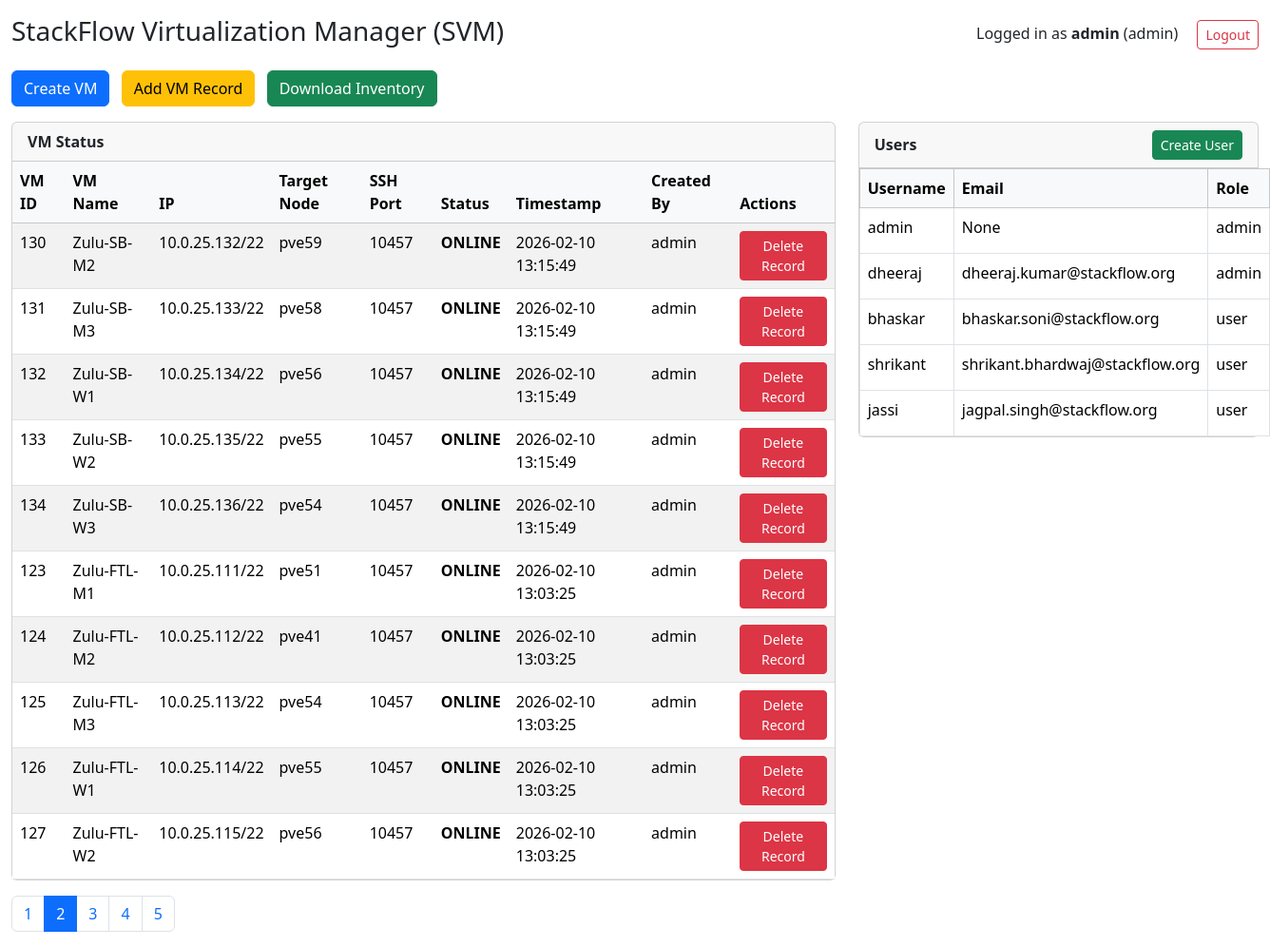
Page /dashboard?page=2&per_page=10 (signed in) on the committed database.
### tables this page shows
CREATE TABLE vm_status (
        vmid TEXT PRIMARY KEY,
        vmname TEXT,
        ipaddr TEXT,
        target_node TEXT,
        ssh_port INTEGER,
        ssh_status TEXT,
        timestamp INTEGER,
        created_by TEXT
    , port_status TEXT, ports TEXT, disksize INTEGER DEFAULT 20, master_ip TEXT, cluster_name TEXT, extra_vars TEXT);

CREATE TABLE users (
            id INTEGER PRIMARY KEY AUTOINCREMENT,
            username TEXT UNIQUE NOT NULL,
            password TEXT NOT NULL
        , role TEXT DEFAULT 'user', email TEXT);

### app.py (the view)
@app.route("/dashboard")
@login_required
def dashboard():
    page = int(request.args.get("page", 1))
    per_page = int(request.args.get("per_page", 10))
    offset = (page-1)*per_page
    conn = sqlite3.connect(DB_PATH)
    c = conn.cursor()
    c.execute("SELECT COUNT(*) FROM vm_status")
    total_vms = c.fetchone()[0]
    c.execute(f"""
        SELECT vmid, vmname, ipaddr, target_node,
               ssh_port, ssh_status, timestamp, created_by
        FROM vm_status
        ORDER BY timestamp DESC
        LIMIT {per_page} OFFSET {offset}
    """)
    rows = c.fetchall()
    users = []
    if session["role"] == "admin":
        c.execute("SELECT username, email, role FROM users")
        users = c.fetchall()
    conn.close()
    vms = []
    for r in rows:
        vms.append({
            "vmid": r[0],
            "vmname": r[1],
            "ipaddr": r[2],
            "target_node": r[3],
            "ssh_port": r[4],
            "ssh_status": r[5],
            "timestamp": time.strftime("%Y-%m-%d %H:%M:%S", time.localtime(r[6])),
            "created_by": r[7]
        })
    total_pages = (total_vms + per_page - 1) // per_page
    return render_template(
        "dashboard.html",
        vms=vms,
        users=users,
        role=session["role"],
        username=session["username"],
        page=page,
        per_page=per_page,
        total_pages=total_pages
    )

### app.py (called while the page is built)
def login_required(f):
    @wraps(f)
    def wrap(*args, **kwargs):
        if "username" not in session:
            return redirect(url_for("login"))
        return f(*args, **kwargs)
    return wrap

### templates/dashboard.html (shortened to what this page needs)
<!DOCTYPE html>
<html lang="en">
<head>
<link href="https://cdn.jsdelivr.net/npm/bootstrap@5.3.3/dist/css/bootstrap.min.css" rel="stylesheet">
</head>
<body>
<div class="container-fluid mt-3">
<div class="d-flex justify-content-between align-items-center mb-3">
    <h3>StackFlow Virtualization Manager (SVM)</h3>
    <div>
        <span class="me-3">
            Logged in as <strong>{{ username }}</strong> ({{ role }})
        </span>
        <a href="{{ url_for('logout') }}" class="btn btn-outline-danger btn-sm">Logout</a>
    </div>
</div>
<div class="mb-3">
    <a href="{{ url_for('vm_form') }}" class="btn btn-primary">Create VM</a>
    {% if role == 'admin' %}
    <button class="btn btn-warning ms-2" data-bs-toggle="modal" data-bs-target="#addVmModal">
        Add VM Record
    </button>
    {% endif %}
    <a href="{{ url_for('download_inventory') }}" class="btn btn-success ms-2">
        Download Inventory
    </a>
</div>
<div class="row">
<div class="col-md-8">
    <div class="card mb-3">
        <div class="card-header">VM Status</div>
        <div class="card-body p-0">
            <table class="table table-striped table-hover mb-0">
                <thead class="table-light">
                    <tr>
                        <th>VM ID</th>
                        <th>VM Name</th>
                        <th>IP</th>
                        <th>Target Node</th>
                        <th>SSH Port</th>
                        <th>Status</th>
                        <th>Timestamp</th>
                        <th>Created By</th>
                        {% if role == 'admin' %}
                        <th>Actions</th>
                        {% endif %}
                    </tr>
                </thead>
                <tbody>
                {% for vm in vms %}
                    <tr>
                        <td>{{ vm.vmid }}</td>
                        <td>{{ vm.vmname }}</td>
                        <td>{{ vm.ipaddr }}</td>
                        <td>{{ vm.target_node }}</td>
                        <td>{{ vm.ssh_port }}</td>
                        <td class="status-{{ vm.ssh_status }}">{{ vm.ssh_status }}</td>
                        <td>{{ vm.timestamp }}</td>
                        <td>{{ vm.created_by }}</td>
                        {% if role == 'admin' %}
                        <td>
                            <a href="{{ url_for('delete_vm', vmid=vm.vmid) }}"
                               class="btn btn-sm btn-danger"
                               onclick="return confirm('Delete VM {{ vm.vmid }}?')">
                               Delete Record
                            </a>
                        </td>
                        {% endif %}
                    </tr>
                {% endfor %}
                </tbody>
            </table>
        </div>
    </div>
    <nav>
      <ul class="pagination">
        {% for p in range(1, total_pages + 1) %}
        <li class="page-item {% if p == page %}active{% endif %}">
            <a class="page-link"
               href="{{ url_for('dashboard', page=p, per_page=per_page) }}">
               {{ p }}
            </a>
        </li>
        {% endfor %}
      </ul>
    </nav>
</div>
{% if role == 'admin' %}
<div class="col-md-4">
    <div class="card mb-3">
        <div class="card-header d-flex justify-content-between align-items-center">
            Users
            <a href="{{ url_for('create_user') }}" class="btn btn-success btn-sm">
                Create User
            </a>
        </div>
        <div class="card-body p-0">
            <table class="table table-bordered table-hover mb-0">
                <thead class="table-light">
                    <tr>
                        <th>Username</th>
                        <th>Email</th>
                        <th>Role</th>
                    </tr>
                </thead>
                <tbody>
                {% for user in users %}
                    <tr>
                        <td>{{ user[0] }}</td>
                        <td>{{ user[1] }}</td>
                        <td>{{ user[2] }}</td>
                    </tr>
                {% endfor %}
                </tbody>
            </table>
        </div>
    </div>
</div>
{% endif %}
</div>
</div>
</body>
</html>

### templates/dashboard.html (style rules this page uses)
.status-ONLINE { color: green; font-weight: bold; }
.card-header { font-weight: bold; }

### rows in the picture
vm_status: vmid "130", vmname "Zulu-SB-M2", ipaddr "10.0.25.132/22", target_node "pve59", ssh_port "10457", ssh_status "ONLINE", timestamp "2026-02-10 13:15:49", created_by "admin"
vm_status: vmid "131", vmname "Zulu-SB-M3", ipaddr "10.0.25.133/22", target_node "pve58", ssh_port "10457", ssh_status "ONLINE", timestamp "2026-02-10 13:15:49", created_by "admin"
vm_status: vmid "132", vmname "Zulu-SB-W1", ipaddr "10.0.25.134/22", target_node "pve56", ssh_port "10457", ssh_status "ONLINE", timestamp "2026-02-10 13:15:49", created_by "admin"
vm_status: vmid "133", vmname "Zulu-SB-W2", ipaddr "10.0.25.135/22", target_node "pve55", ssh_port "10457", ssh_status "ONLINE", timestamp "2026-02-10 13:15:49", created_by "admin"
vm_status: vmid "134", vmname "Zulu-SB-W3", ipaddr "10.0.25.136/22", target_node "pve54", ssh_port "10457", ssh_status "ONLINE", timestamp "2026-02-10 13:15:49", created_by "admin"
vm_status: vmid "123", vmname "Zulu-FTL-M1", ipaddr "10.0.25.111/22", target_node "pve51", ssh_port "10457", ssh_status "ONLINE", timestamp "2026-02-10 13:03:25", created_by "admin"
vm_status: vmid "124", vmname "Zulu-FTL-M2", ipaddr "10.0.25.112/22", target_node "pve41", ssh_port "10457", ssh_status "ONLINE", timestamp "2026-02-10 13:03:25", created_by "admin"
vm_status: vmid "125", vmname "Zulu-FTL-M3", ipaddr "10.0.25.113/22", target_node "pve54", ssh_port "10457", ssh_status "ONLINE", timestamp "2026-02-10 13:03:25", created_by "admin"
vm_status: vmid "126", vmname "Zulu-FTL-W1", ipaddr "10.0.25.114/22", target_node "pve55", ssh_port "10457", ssh_status "ONLINE", timestamp "2026-02-10 13:03:25", created_by "admin"
vm_status: vmid "127", vmname "Zulu-FTL-W2", ipaddr "10.0.25.115/22", target_node "pve56", ssh_port "10457", ssh_status "ONLINE", timestamp "2026-02-10 13:03:25", created_by "admin"
users: username "admin", user "None", role "admin"
users: username "dheeraj", email "dheeraj.kumar@stackflow.org", role "admin"
users: username "bhaskar", email "bhaskar.soni@stackflow.org", role "user"
users: username "shrikant", email "shrikant.bhardwaj@stackflow.org", role "user"
users: username "jassi", email "jagpal.singh@stackflow.org", role "user"

### other values in the picture
{{ username }} "admin"
{{ role }} "admin"
{{ p }} "1" "2" "3" "4" "5"
